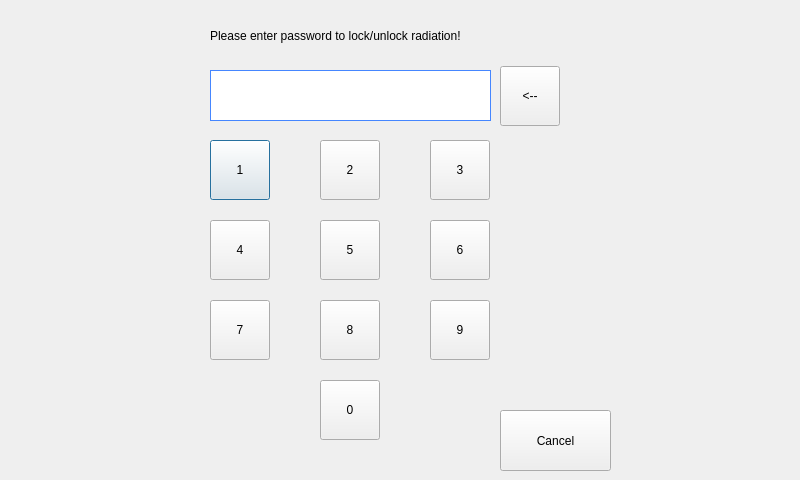
<?xml version="1.0" encoding="UTF-8"?>
<ui version="4.0">
 <class>Dialog</class>
 <widget class="QDialog" name="Dialog">
  <property name="geometry">
   <rect>
    <x>0</x>
    <y>0</y>
    <width>800</width>
    <height>480</height>
   </rect>
  </property>
  <property name="windowTitle">
   <string>Dialog</string>
  </property>
  <widget class="KeyBoardButton" name="keyBoardButton_4">
   <property name="geometry">
    <rect>
     <x>210</x>
     <y>140</y>
     <width>60</width>
     <height>60</height>
    </rect>
   </property>
   <property name="text">
    <string>1</string>
   </property>
   <property name="buttonId">
    <number>49</number>
   </property>
  </widget>
  <widget class="KeyBoardButton" name="keyBoardButton_5">
   <property name="geometry">
    <rect>
     <x>320</x>
     <y>140</y>
     <width>60</width>
     <height>60</height>
    </rect>
   </property>
   <property name="text">
    <string>2</string>
   </property>
   <property name="buttonId">
    <number>50</number>
   </property>
  </widget>
  <widget class="KeyBoardButton" name="keyBoardButton_9">
   <property name="geometry">
    <rect>
     <x>430</x>
     <y>140</y>
     <width>60</width>
     <height>60</height>
    </rect>
   </property>
   <property name="text">
    <string>3</string>
   </property>
   <property name="buttonId">
    <number>51</number>
   </property>
  </widget>
  <widget class="KeyBoardButton" name="keyBoardButton_11">
   <property name="geometry">
    <rect>
     <x>500</x>
     <y>66</y>
     <width>60</width>
     <height>60</height>
    </rect>
   </property>
   <property name="text">
    <string>&lt;--</string>
   </property>
   <property name="buttonId">
    <number>8</number>
   </property>
  </widget>
  <widget class="KeyBoardButton" name="keyBoardButton_13">
   <property name="geometry">
    <rect>
     <x>430</x>
     <y>220</y>
     <width>60</width>
     <height>60</height>
    </rect>
   </property>
   <property name="text">
    <string>6</string>
   </property>
   <property name="buttonId">
    <number>54</number>
   </property>
  </widget>
  <widget class="KeyBoardButton" name="keyBoardButton_19">
   <property name="geometry">
    <rect>
     <x>210</x>
     <y>220</y>
     <width>60</width>
     <height>60</height>
    </rect>
   </property>
   <property name="text">
    <string>4</string>
   </property>
   <property name="buttonId">
    <number>52</number>
   </property>
  </widget>
  <widget class="KeyBoardButton" name="keyBoardButton_20">
   <property name="geometry">
    <rect>
     <x>320</x>
     <y>220</y>
     <width>60</width>
     <height>60</height>
    </rect>
   </property>
   <property name="text">
    <string>5</string>
   </property>
   <property name="buttonId">
    <number>53</number>
   </property>
  </widget>
  <widget class="KeyBoardButton" name="keyBoardButton_27">
   <property name="geometry">
    <rect>
     <x>320</x>
     <y>380</y>
     <width>60</width>
     <height>60</height>
    </rect>
   </property>
   <property name="text">
    <string>0</string>
   </property>
   <property name="buttonId">
    <number>48</number>
   </property>
  </widget>
  <widget class="KeyBoardButton" name="keyBoardButton_31">
   <property name="geometry">
    <rect>
     <x>430</x>
     <y>300</y>
     <width>60</width>
     <height>60</height>
    </rect>
   </property>
   <property name="text">
    <string>9</string>
   </property>
   <property name="buttonId">
    <number>57</number>
   </property>
  </widget>
  <widget class="KeyBoardButton" name="keyBoardButton_33">
   <property name="geometry">
    <rect>
     <x>210</x>
     <y>300</y>
     <width>60</width>
     <height>60</height>
    </rect>
   </property>
   <property name="text">
    <string>7</string>
   </property>
   <property name="buttonId">
    <number>55</number>
   </property>
  </widget>
  <widget class="KeyBoardButton" name="keyBoardButton_34">
   <property name="geometry">
    <rect>
     <x>320</x>
     <y>300</y>
     <width>60</width>
     <height>60</height>
    </rect>
   </property>
   <property name="text">
    <string>8</string>
   </property>
   <property name="buttonId">
    <number>56</number>
   </property>
  </widget>
  <widget class="TrigButton" name="trigButton_4">
   <property name="geometry">
    <rect>
     <x>500</x>
     <y>410</y>
     <width>111</width>
     <height>61</height>
    </rect>
   </property>
   <property name="text">
    <string>Cancel</string>
   </property>
   <property name="buttonId">
    <number>1355</number>
   </property>
  </widget>
  <widget class="StaticLabel" name="staticLabel_2">
   <property name="geometry">
    <rect>
     <x>210</x>
     <y>70</y>
     <width>281</width>
     <height>51</height>
    </rect>
   </property>
   <property name="font">
    <font>
     <pointsize>-1</pointsize>
    </font>
   </property>
   <property name="styleSheet">
    <string notr="true">border-color: rgb(69, 134, 255);border-width:1px;border-style:solid;background-color: rgb(255, 255, 255);</string>
   </property>
   <property name="alignment">
    <set>Qt::AlignLeading|Qt::AlignLeft|Qt::AlignVCenter</set>
   </property>
   <property name="iconId">
    <number>4242</number>
   </property>
  </widget>
  <widget class="StaticLabel" name="kvValue">
   <property name="geometry">
    <rect>
     <x>210</x>
     <y>10</y>
     <width>531</width>
     <height>51</height>
    </rect>
   </property>
   <property name="text">
    <string>Please enter password to lock/unlock radiation!</string>
   </property>
   <property name="iconId">
    <number>0</number>
   </property>
  </widget>
 </widget>
 <customwidgets>
  <customwidget>
   <class>KeyBoardButton</class>
   <extends>QPushButton</extends>
   <header>keyboardbutton.h</header>
  </customwidget>
  <customwidget>
   <class>StaticLabel</class>
   <extends>QLabel</extends>
   <header>staticlabel.h</header>
  </customwidget>
  <customwidget>
   <class>TrigButton</class>
   <extends>QPushButton</extends>
   <header>trigbutton.h</header>
  </customwidget>
 </customwidgets>
 <resources/>
 <connections/>
</ui>
